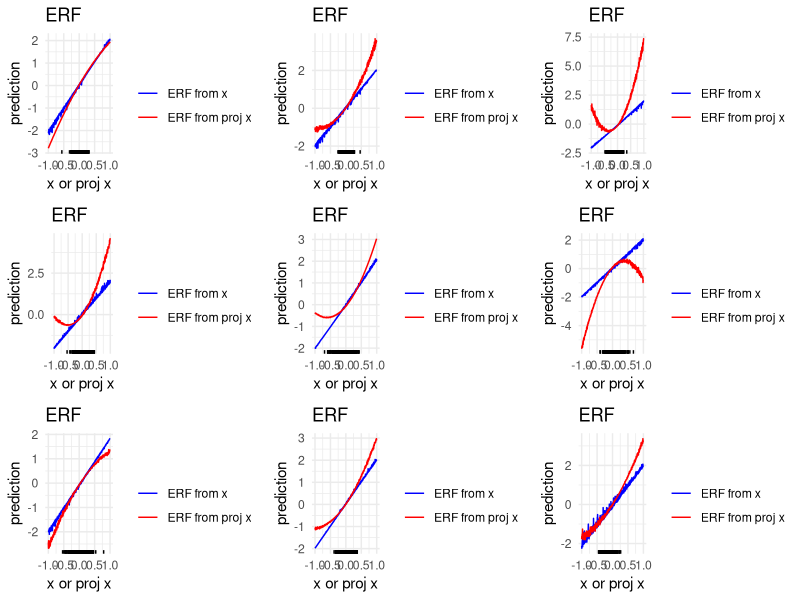

Here is the R script that generated this plot:
library(ggplot2)
library(gridExtra)

erfsim = function(n, beta1, beta2, betaxc, betac, sig){
  x = rexp(n)-1 # mean zero
  cov = rgamma(n, shape = 2, rate = 1)
  y = beta1*x + beta2*x^2+ betaxc*x*cov + betac*cov + rnorm(n, mean = 0, sd = sig)
  lm1 = lm(y~ x + I(x^2) + x:cov + cov)
  pred1 = predict(lm1, newdata = data.frame(x = seq(-1, 1-2/n, by = 2/n), 
                                            cov = rgamma(n, shape = 2, rate = 1)))

  A = matrix(rexp(n^2), nrow = n, ncol = n)
  v = svd(A)$u[,1:10] # by construction orthonormal
  vvt = v%*%t(v)
  vvtx = as.numeric(vvt%*%x)
  print(mean(vvtx))
  rx = x - vvtx
  lm2 = lm(y ~ vvtx + I(vvtx^2) + cov + cov:vvtx + rx + I(rx^2) + cov:rx + rx:I(vvtx^2))
  pred2 = predict(lm2, newdata = data.frame(vvtx = seq(-1, 1-2/n, by = 2/n), rx = rep(0, n), 
                                            cov = rnorm(n, mean = 2, sd = 0.5)))
  pred3 = predict(lm1)
  pred4 = predict(lm2)
  df = cbind.data.frame(x,
                         vvtx, 
                         seq(-1, 1-2/n, by = 2/n),
                         pred1,
                         pred2, 
                        pred3, 
                        pred4)
  colnames(df) = c('obs_x', 'obs_vvtx', 'predx', 'lm1_pred', 'lm2_pred', 'lm3_pred', 'lm4_pred')
  # average across values of x to create ERF
  #dffinal = aggregate(df, 
  #                    by=list(cut(df1$predx,seq(-1,1,0.1))), 
  #                    mean) 
  return(df)
}
# ERF: average over COVARIATE DISTRIBUTION
nreps = 9
gs = list()
for (rep in 1:nreps){
  dfrep = erfsim(n=500, beta1=2, beta2=0, betaxc=0, betac=0, sig=1)
  gs[[rep]] = ggplot(dfrep, aes(x = predx)) + 
    geom_line(aes(y = lm1_pred, color = 'ERF from x')) + 
    geom_line(aes(y = lm2_pred, color = 'ERF from proj x')) + 
    geom_rug(aes(x = obs_vvtx), sides = 'b') + 
    labs(title = 'ERF', y = 'prediction', x = 'x or proj x') + 
    scale_colour_manual("", 
                        breaks = c("ERF from x", "ERF from proj x"),
                        values = c("blue", "red")) + 
    theme_minimal()
}
png('images/erfs.jpeg', height = 1024 * 2, width = 1024 * 2)
do.call(grid.arrange,gs)
dev.off()
